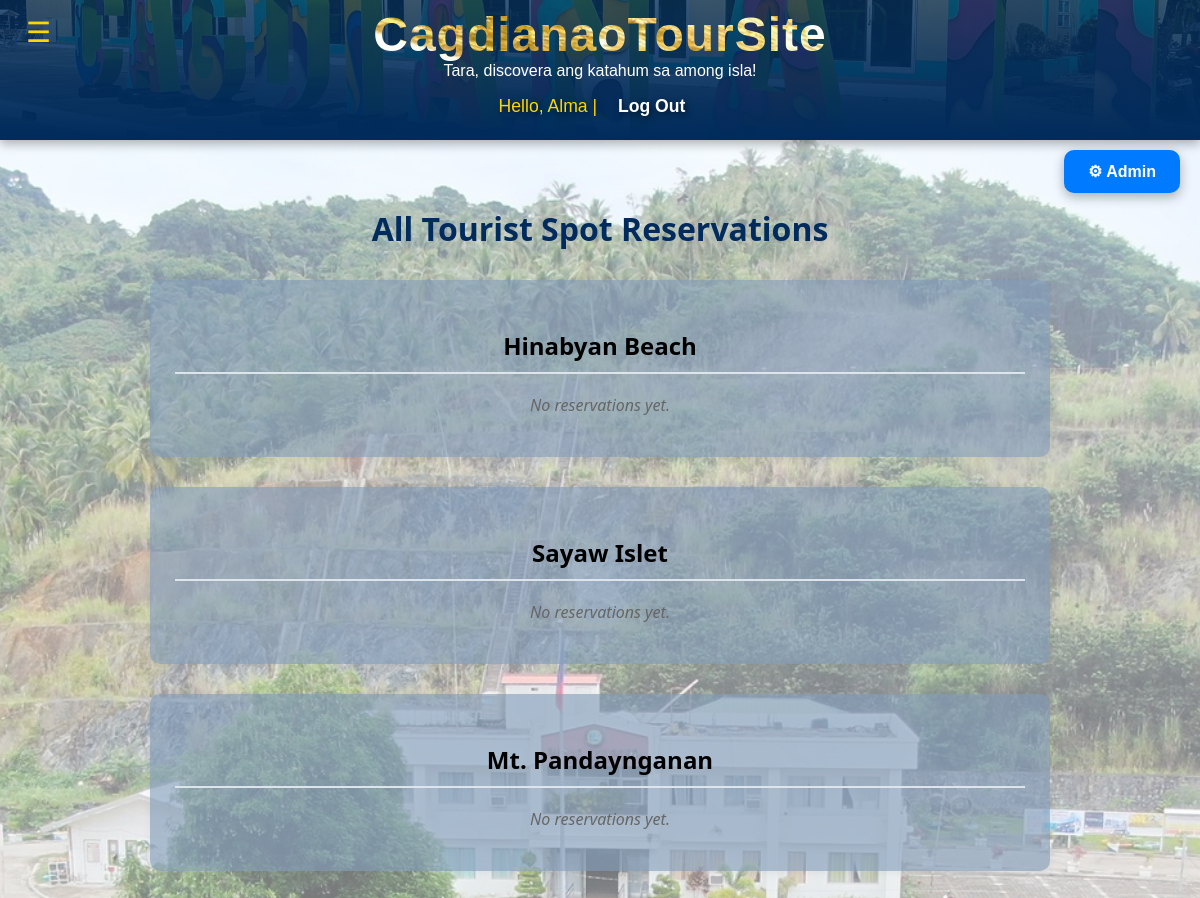
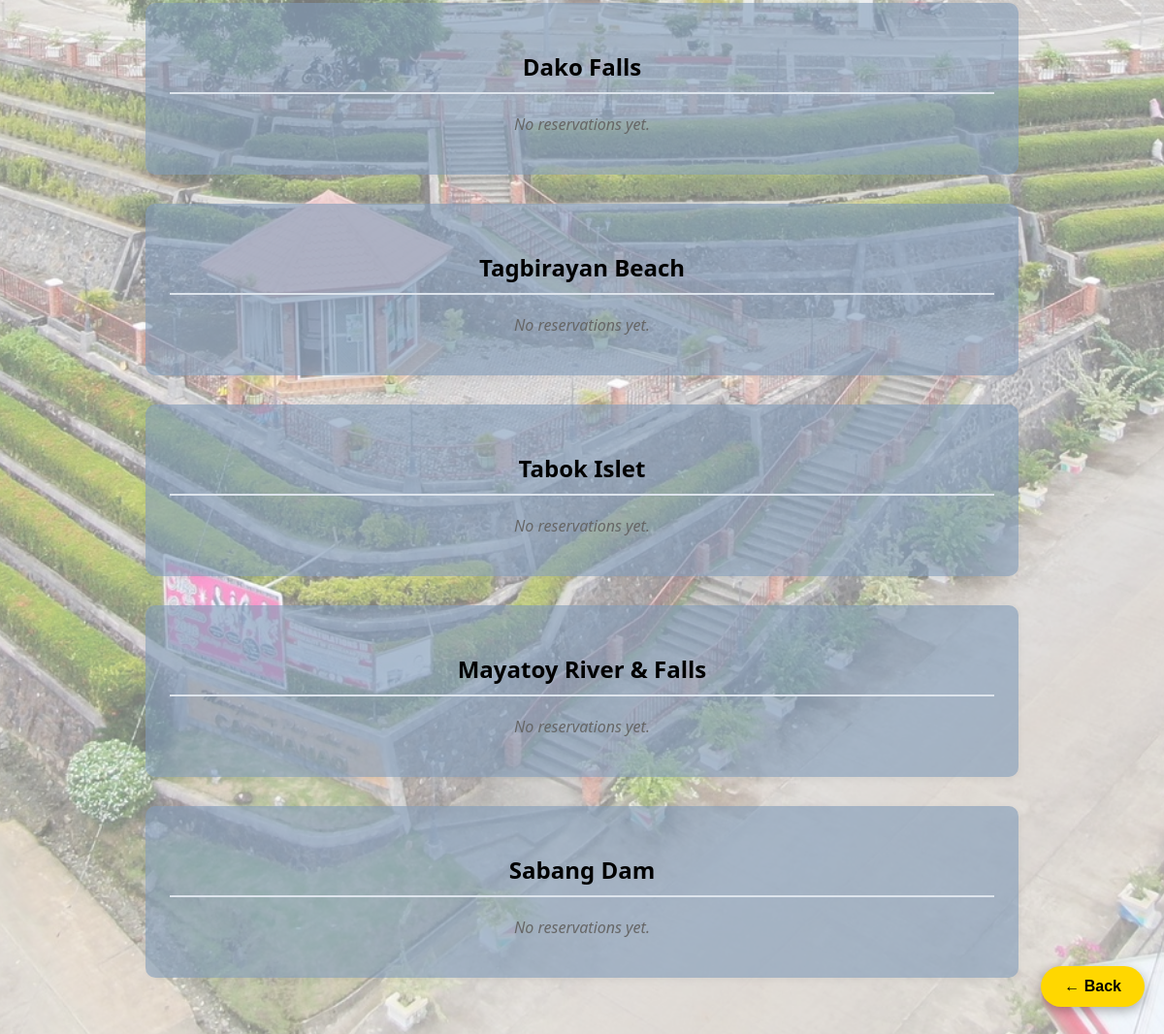
The page /officials-dashboard/ (signed in) on the database its author committed (2 pictures, top to bottom).
### tourism/models.py (models this page shows, shortened)
class TouristSpot(models.Model):
    name = models.CharField(max_length=100)
    description = models.TextField()
    location = models.CharField(max_length=100)
    description = models.TextField()
    price = models.DecimalField(max_digits=6, decimal_places=2)
    cottage_price = models.DecimalField(max_digits=6, decimal_places=2)
    available_from = models.DateField(default=date.today)
    available_until = models.DateField(default=date.today)
    is_limited = models.PositiveIntegerField(
        null=True,
        blank=True,
        help_text="Set a number limit for bookings per day (leave blank for unlimited)"
    )
    image = models.ImageField(upload_to='tourist_spot_images/', default='default.jpg')
    time_open = models.TimeField(default=default_open_time)
    time_closed = models.TimeField(default=default_close_time)

### tourism/views.py (the view)
# urls.py: path('officials-dashboard/', views.officials_dashboard, name='officials_dashboard'),
@login_required
def officials_dashboard(request):
    if not request.user.is_superuser:
        return render(request, 'tourism/access_denied.html', {
            'message': 'Only Tourism Management Officials can access this section.'
        })
    spots = TouristSpot.objects.all()
    return render(request, 'tourism/officials_dashboard.html', {'spots': spots})

### tourism/templates/tourism/officials_dashboard.html (shortened to what this page needs)
{% extends 'tourism/base.html' %}
{% load math_filters %}
{% block content %}
  <a href="javascript:history.back()"
  class="back-button"
  style="position: fixed; bottom: 40px; right: 20px; padding: 12px 24px; background-color: #FFD700; color: black; text-decoration: none; border-radius: 30px; font-weight: bold; box-shadow: 0 4px 12px rgba(0, 0, 0, 0.3); z-index: 1000;">
  ← Back
  </a>
<a href="/admin/" target="_blank" class="admin-button">⚙ Admin</a>
<div class="dashboard"data-aos="fade-up" data-aos-duration="1000">
  <h2>All Tourist Spot Reservations</h2>
  {% for spot in spots %}
    <div class="spot-section"data-aos="fade-up" data-aos-duration="1000">
      <h3>{{ spot.name }}</h3>
      {% with spot.reservations.all as reservations %}
        {% if reservations %}
          {% regroup reservations|dictsort:"reservation_datetime" by reservation_datetime.date as dated_reservations %}
          {% for date_group in dated_reservations %}
            <div class="date-group"data-aos="fade-up" data-aos-duration="1000">
              <h4>Date: {{ date_group.grouper }}</h4>
              <ul>
                {% for reservation in date_group.list %}
                  <h6>
                  <div><strong>Contact Person:</strong> {{ reservation.full_name }}</div>
                  <div><strong>Contact Number:</strong> {{ reservation.contact_number }}</div>
                  <div><strong>Entrance Fee:</strong> ₱{{ reservation.spot.price }} per head</div>
                  {% if reservation.spot.is_limited %}
                    <div><strong>Cottage Price:</strong> ₱{{ reservation.spot.cottage_price }}</div>
                    <div><strong>Cottage Number:</strong> {{ reservation.cottage_number }}</div>
                  {% endif %}
                  <div><strong>Start Date:</strong> {{ reservation.reservation_datetime|date:"F d, Y" }}</div>
                  <div><strong>End Date:</strong> {{ reservation.end_date|date:"F d, Y" }}</div>
                  <div><strong>Time:</strong> {{ reservation.time|time:"h:i A" }}</div>
                  <div><strong>Guests:</strong> {{ reservation.num_guests }}</div>
                  {% if reservation.note %}
                    <div><strong>Note:</strong> {{ reservation.note }}</div>
                  {% endif %}
                  {% with base_price=reservation.num_guests|multiply:reservation.spot.price %}
                    {% if reservation.spot.is_limited %}
                      {% with total_payment=base_price|add:reservation.spot.cottage_price %}
                        <div><strong>Total Payment:</strong> ₱{{ total_payment|floatformat:2 }}</div>
                      {% endwith %}
                    {% else %}
                      <div><strong>Total Payment:</strong> ₱{{ base_price|floatformat:2 }}</div>
                    {% endif %}
                  {% endwith %}
                  {% if reservation.is_accepted %}
                  <p>Status: <strong style="color:green;">Accepted </strong></p>
                  {% else %}
                  <p>Status: <strong style="color:red;">Pending / Not Accepted </strong></p>
                  {% endif %}
                    <form action="{% url 'delete_reservation_official' reservation.pk %}" method="post">
                      {% csrf_token %}
                      <button type="submit" onclick="return confirm('Are you sure you want to delete this reservation?');">Delete</button>
                    </form>
                  </h6>
                {% endfor %}
              </ul>
            </div>
          {% endfor %}
        {% else %}
          <p class="no-reservation">No reservations yet.</p>
        {% endif %}
      {% endwith %}
    </div>
  {% endfor %}
</div>
{% endblock %}

### tourism/templates/tourism/base.html (shortened to what this page needs)
{% load static %}
<!DOCTYPE html>
<html lang="en">
<head>
  <link rel="stylesheet" href="{% static 'tourism/style.css' %}">
  <link href="https://cdn.jsdelivr.net/npm/aos@2.3.4/dist/aos.css" rel="stylesheet">
</head>
<body>
  <button id="menu-toggle">&#9776;</button>
  <header>
    <h1>CagdianaoTourSite</h1>
    <a>Tara, discovera ang katahum sa among isla!</a>
    {% if user.is_authenticated %}
      <p>Hello, {{ user.username }} | <a href="{% url 'logout' %}">Log Out</a></p>
    {% else %}
      <p>
     <a href="{% url 'login' %}" class="{% if request.path == '/login/' %}active{% endif %}">Log In</a> |
    <a href="{% url 'sign_up' %}" class="{% if request.path == '/signup/' %}active{% endif %}">Sign Up</a>
</p>
    {% endif %}
  </header>
  <main>
    {% block content %}
    {% endblock %}
  </main>
</body>
</html>

### tourism/templates/tourism/officials_dashboard.html (style rules this page uses)
.dashboard { padding: 40px 20px; background-color: #f4f6f800; font-family: 'Segoe UI', Tahoma, Geneva, Verdana, sans-serif; max-width: 900px; margin: 0 auto; }
.dashboard h2 { text-align: center; margin-bottom: 30px; color: #002b5c; font-size: 2rem; font-weight: bold; }
.spot-section { margin-bottom: 30px; background: #819bb99e; border-radius: 10px; padding: 25px; box-shadow: 0 2px 8px rgba(0,0,0,0.05); text-align: center; }
.spot-section h3 { color: #000000; font-size: 1.5rem; border-bottom: 2px solid #dde4ec; padding-bottom: 10px; margin-bottom: 20px; }
.no-reservation { font-style: italic; color: #666; margin-top: 10px; }
a.admin-button { position: fixed; top: 150px; right: 20px; padding: 12px 24px; background-color: #007bff; color: white; text-decoration: none; border-radius: 10px; font-weight: bold; box-shadow: 0 4px 12px rgba(0, 0, 0, 0.3); z-index: 1000; transition: background-color 0.3s ease, color 0.3s ease; }
a.back-button { transition: background-color 0.3s ease, color 0.3s ease; }

### rows shown on the page
TouristSpot: name "Hinabyan Beach", shows "No reservations yet."
TouristSpot: name "Sayaw Islet", shows "No reservations yet."
TouristSpot: name "Mt. Pandaynganan", shows "No reservations yet."
TouristSpot: name "Dako Falls", shows "No reservations yet."
TouristSpot: name "Tagbirayan Beach", shows "No reservations yet."
TouristSpot: name "Tabok Islet", shows "No reservations yet."
TouristSpot: name "Mayatoy River & Falls", shows "No reservations yet."
TouristSpot: name "Sabang Dam", shows "No reservations yet."

### other values the page prints
{{ user.username }} "Alma"
